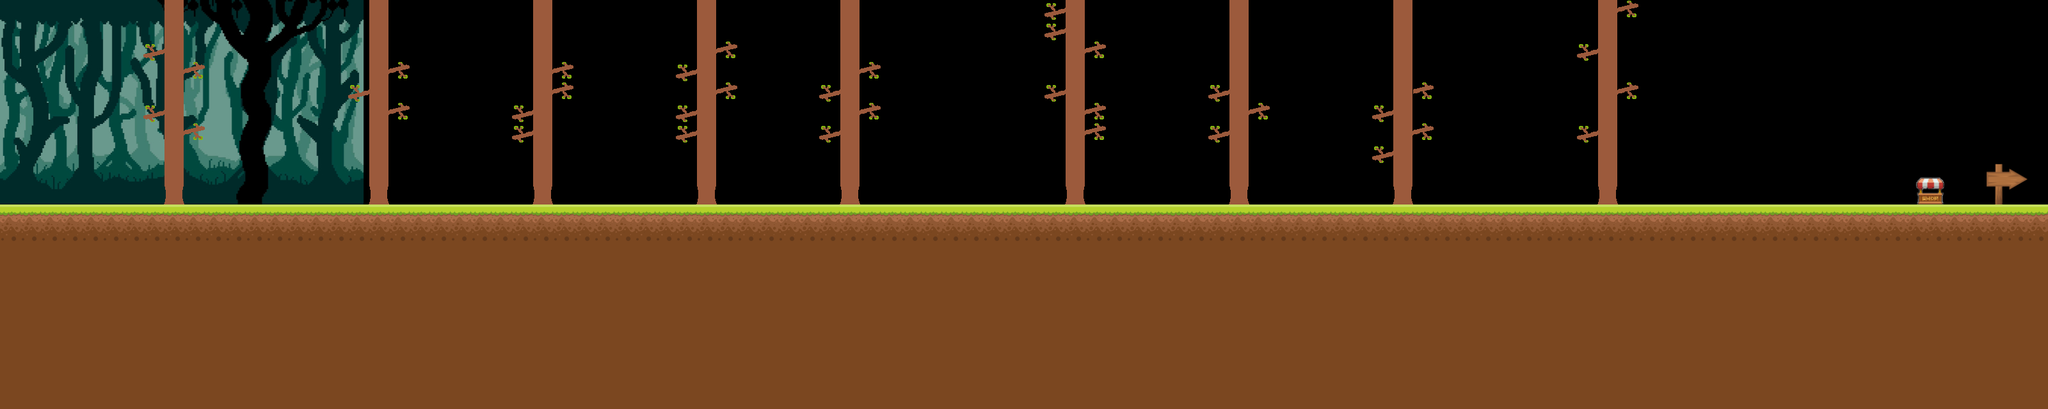

This game map was drawn from its Tiled (.tmx) file and the tilesets committed beside it. A one-line description and the trimmed map source follow:
An orthogonal 100x20 tile map with 32x32 px tiles, 4 tile layers (arboles, letrero, Mundo, colisiones), 12 tilesets, 2 image layers and 39 objects (26x agarre, 5x canibal, 4x soldado, spawn, spawn2, ...).

<map version="1.10" tiledversion="1.11.2" orientation="orthogonal" renderorder="right-down" width="100" height="20" tilewidth="32" tileheight="32" infinite="0" nextlayerid="17" nextobjectid="47">
 <tileset firstgid="1" source="grassblock.tsx" />
 <tileset firstgid="5" source="dirtblock.tsx" />
 <tileset firstgid="21" source="Tileset beach.tsx" />
 <tileset firstgid="277" source="../Nivel 1/Fondo.tsx" />
 <tileset firstgid="505" source="../Nivel 1/señal.tsx" />
 <tileset firstgid="509" source="../Nivel 3/tronco arbol.tsx" />
 <tileset firstgid="510" source="tronco arbol v2.tsx" />
 <tileset firstgid="511" source="tronco arbol v3.tsx" />
 <tileset firstgid="512" source="tronco rama der.tsx" />
 <tileset firstgid="513" source="Rama derecha.tsx" />
 <tileset firstgid="514" source="tronco rama izq.tsx" />
 <tileset firstgid="515" source="Rama izquierda.tsx" />
 <imagelayer id="8" name="background" repeatx="1">
  <image source="background forest (2).jpg" width="569" height="320" />
 </imagelayer>
 <imagelayer id="9" name="tienda" offsetx="2967" offsety="249">
  <image source="tienda (2).png" width="96" height="96" />
 </imagelayer>
 <layer id="15" name="arboles" width="100" height="20">
  <data>[2000 cells, 127 non-empty, 6 distinct tile ids]</data>
 </layer>
 <layer id="12" name="letrero" width="100" height="20">
  <data>[2000 cells, 4 non-empty, 4 distinct tile ids]</data>
 </layer>
 <layer id="1" name="Mundo" width="100" height="20">
  <data>[2000 cells, 800 non-empty, 1 distinct tile ids]</data>
 </layer>
 <layer id="10" name="colisiones" width="100" height="20">
  <data>[2000 cells, 220 non-empty, 3 distinct tile ids]</data>
 </layer>
 <objectgroup id="16" name="ramas de agarre">
  <object id="17" name="agarre" x="287.667" y="192.667" width="33" height="26" />
  <object id="18" name="agarre" x="224" y="164.667" width="33" height="26.6667" />
  <object id="21" name="agarre" x="541.667" y="132.667" width="35.6667" height="27" />
  <object id="23" name="agarre" x="608.833" y="160.167" width="35.6667" height="27" />
  <object id="24" name="agarre" x="800.167" y="195.833" width="35.6667" height="27" />
  <object id="25" name="agarre" x="798.167" y="165.167" width="35.6667" height="27" />
  <object id="26" name="agarre" x="864.5" y="127.833" width="35.6667" height="27" />
  <object id="27" name="agarre" x="1055.17" y="196.167" width="35.6667" height="27" />
  <object id="28" name="agarre" x="1055.17" y="165.167" width="35.6667" height="27" />
  <object id="29" name="agarre" x="1118.5" y="130.5" width="35.6667" height="27" />
  <object id="30" name="agarre" x="1276.83" y="195.833" width="35.6667" height="27" />
  <object id="31" name="agarre" x="1343.17" y="163.5" width="35.6667" height="27" />
  <object id="32" name="agarre" x="1278.5" y="131.5" width="35.6667" height="27" />
  <object id="33" name="agarre" x="1343.83" y="98.8333" width="35.6667" height="27" />
  <object id="34" name="agarre" x="1696.83" y="195.5" width="35.6667" height="27" />
  <object id="35" name="agarre" x="1696.17" y="162.167" width="35.6667" height="27" />
  <object id="36" name="agarre" x="1631.83" y="132.833" width="35.6667" height="27" />
  <object id="37" name="agarre" x="1887.83" y="194.167" width="35.6667" height="27" />
  <object id="38" name="agarre" x="1885.83" y="133.167" width="35.6667" height="27" />
  <object id="39" name="agarre" x="1952.17" y="161.5" width="35.6667" height="27" />
  <object id="40" name="agarre" x="2206.92" y="194.75" width="35.6667" height="27" />
  <object id="41" name="agarre" x="2145.67" y="229" width="35.6667" height="27" />
  <object id="42" name="agarre" x="2142.17" y="163.5" width="35.6667" height="27" />
  <object id="43" name="agarre" x="2206.67" y="127.5" width="35.6667" height="27" />
  <object id="44" name="agarre" x="2459.92" y="194.75" width="35.6667" height="27" />
  <object id="45" name="agarre" x="2529.67" y="130.5" width="35.6667" height="27" />
 </objectgroup>
 <objectgroup id="13" name="fin del nivel">
  <object id="15" x="3103.5" y="256.5" width="64.5" height="64" />
 </objectgroup>
 <objectgroup id="2" name="spawn jugador">
  <object id="1" name="spawn" x="70" y="202.667" width="25.3333" height="20" />
  <object id="46" name="spawn2" x="118.167" y="199.5" width="27" height="23" />
 </objectgroup>
 <objectgroup id="3" name="spawn canibales">
  <object id="2" name="canibal" x="618.667" y="230.667" width="30.6667" height="26.6667" />
  <object id="4" name="canibal" x="714" y="230.667" width="30.6667" height="26.6667" />
  <object id="7" name="canibal" x="1256.67" y="217.333" width="30.6667" height="26.6667" />
  <object id="13" name="canibal" x="2285.67" y="200.667" width="30.6667" height="26.6667" />
  <object id="14" name="canibal" x="2340.67" y="204.667" width="30.6667" height="26.6667" />
 </objectgroup>
 <objectgroup id="14" name="tienda_object">
  <object id="16" name="tienda" x="2991.75" y="276.167" width="49" height="43.6667" />
 </objectgroup>
 <objectgroup id="4" name="spawn soldados">
  <object id="5" name="soldado" x="1345.33" y="218.667" width="32" height="30.6667" />
  <object id="8" name="soldado" x="1418.67" y="220.667" width="32" height="30.6667" />
  <object id="9" name="soldado" x="2148" y="204.667" width="32" height="30.6667" />
  <object id="10" name="soldado" x="2209" y="207.667" width="32" height="30.6667" />
 </objectgroup>
</map>
